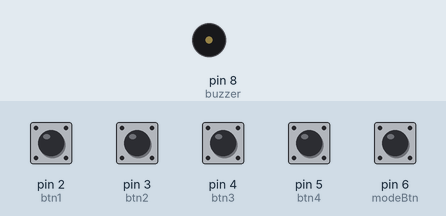
Recording of a sketch running on a simulated Arduino Uno, built with avr-gcc and run on an emulated ATmega328P. Parts: buzzer (waves = sounding). Inputs (shaded band) come from the test bench; at power-on: pin 2 (btn1), pin 3 (btn2), pin 4 (btn3), pin 5 (btn4), pin 6 (modeBtn) HIGH.

Above: at 1.2 s.
1.3 s: pin 2 (btn1) pulled LOW for 0.15 s
At 1.37 s:
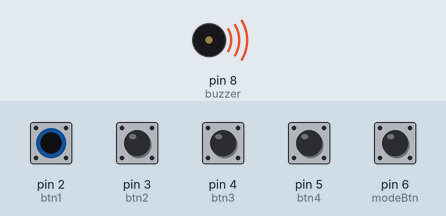
Timing chart, 0 to 4.3 s (numbered marks = the images above; inputs shaded):
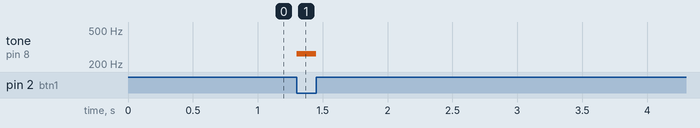

Measured:
- after the input at 1.3 s, tone on pin 8 (buzzer): silent → 262 Hz at once, → silent 0.15 s later

The sketch:

digital_piano.ino
```cpp
const int buzzer = 8;

const int btn1 = 2;
const int btn2 = 3;
const int btn3 = 4;
const int btn4 = 5;
const int modeBtn = 6;

bool minorMode = false;

void setup() {
  pinMode(btn1, INPUT_PULLUP);
  pinMode(btn2, INPUT_PULLUP);
  pinMode(btn3, INPUT_PULLUP);
  pinMode(btn4, INPUT_PULLUP);
  pinMode(modeBtn, INPUT_PULLUP);
}

void loop() {

  // 🎚 Mode toggle button
  if (digitalRead(modeBtn) == LOW) {
    minorMode = !minorMode;
    delay(300); // debounce
  }

  bool b1 = digitalRead(btn1) == LOW;
  bool b2 = digitalRead(btn2) == LOW;
  bool b3 = digitalRead(btn3) == LOW;
  bool b4 = digitalRead(btn4) == LOW;

  // 🎼 Notes (Major / Minor)
  int doNote = minorMode ? 247 : 262;
  int reNote = 294;
  int miNote = minorMode ? 311 : 330;
  int faNote = 349;

  // 🎹 Chord logic
  if ((b1 + b2 + b3 + b4) >= 2) {
    tone(buzzer, 392);
  }
  else if (b1) {
    tone(buzzer, doNote);
  }
  else if (b2) {
    tone(buzzer, reNote);
  }
  else if (b3) {
    tone(buzzer, miNote);
  }
  else if (b4) {
    tone(buzzer, faNote);
  }
  else {
    noTone(buzzer);
  }
}
```
